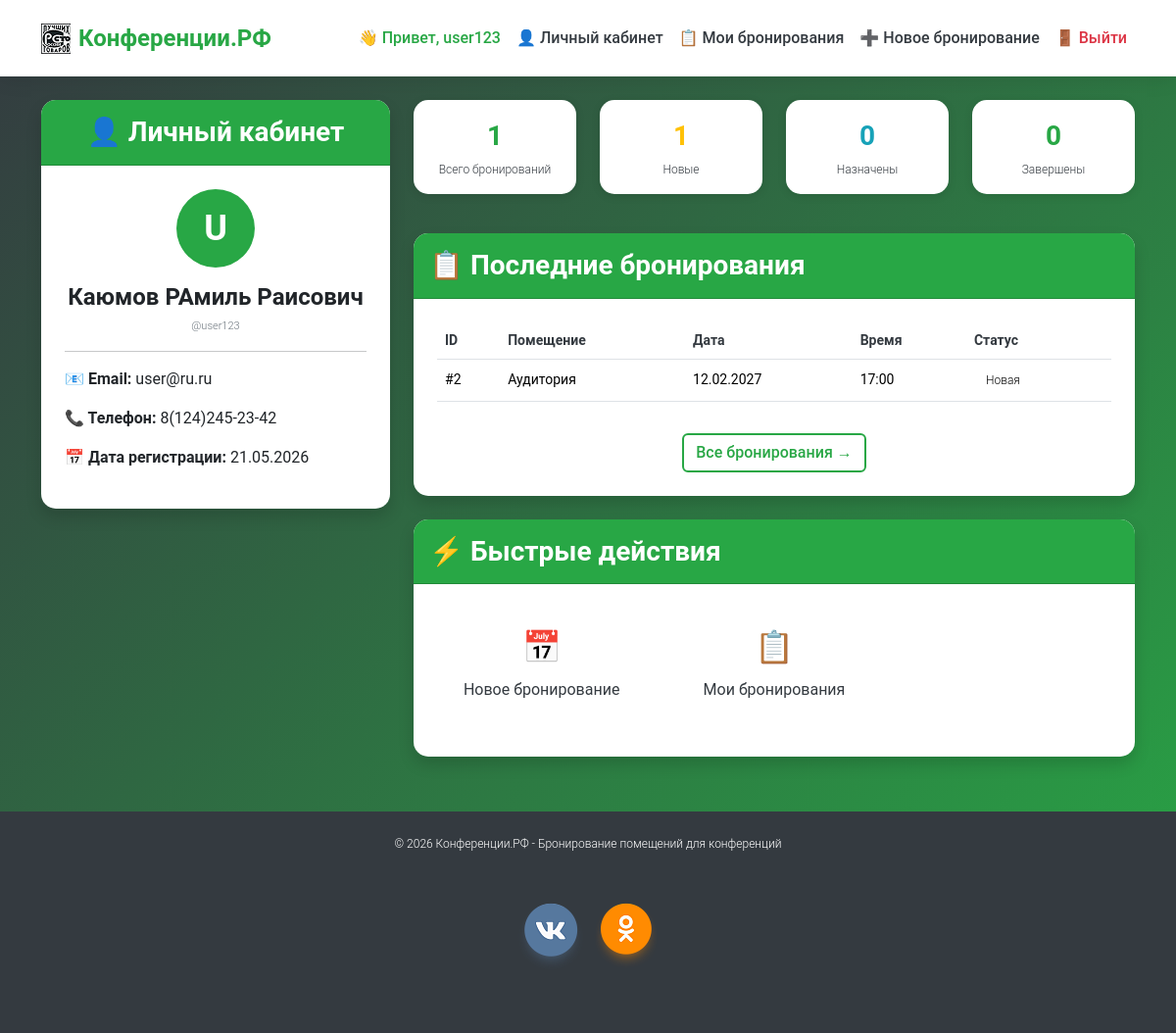
Screenshot of /profile/ (signed in) with the database file from the repository.
### proekt/models.py (models this page shows, shortened)
class UserProfile(models.Model):
    user = models.OneToOneField(User, on_delete=models.CASCADE, related_name='profile')
    phone = models.CharField(
        max_length=20,
        validators=[
            RegexValidator(
                regex=r'^8\(\d{3}\)\d{3}-\d{2}-\d{2}$',
                message='Телефон должен быть в формате: 8(XXX)XXX-XX-XX'
            )
        ]
    )
    full_name = models.CharField(
        max_length=200,
        validators=[
            RegexValidator(
                regex=r'^[А-Яа-яЁё\s]+$',
                message='ФИО должно содержать только буквы кириллицы и пробелы'
            )
        ]
    )
    created_at = models.DateTimeField(auto_now_add=True)

class Booking(models.Model):
    STATUS_CHOICES = [
        ('Новая', 'Новая'),
        ('Мероприятие назначено', 'Мероприятие назначено'),
        ('Мероприятие завершено', 'Мероприятие завершено'),
    ]
    PAYMENT_CHOICES = [
        ('наличными', 'Наличными'),
        ('перевод по номеру телефона', 'Перевод по номеру телефона'),
        ('банковская карта', 'Банковская карта'),
    ]
    user = models.ForeignKey(User, on_delete=models.CASCADE, related_name='bookings')
    hall = models.ForeignKey(Hall, on_delete=models.CASCADE, related_name='bookings')
    event_date = models.DateField(verbose_name='Дата проведения')
    start_time = models.TimeField(verbose_name='Время начала')
    duration_hours = models.IntegerField(default=2, verbose_name='Длительность (часы)')
    payment_method = models.CharField(max_length=50, choices=PAYMENT_CHOICES)
    status = models.CharField(max_length=50, choices=STATUS_CHOICES, default='Новая')
    created_at = models.DateTimeField(auto_now_add=True)
    updated_at = models.DateTimeField(auto_now=True)
    class Meta:
        ordering = ['-created_at']

class Hall(models.Model):
    HALL_CHOICES = [
        ('Аудитория', 'Аудитория'),
        ('Коворкинг', 'Коворкинг'),
        ('Кинозал', 'Кинозал'),
    ]
    name = models.CharField(max_length=50, choices=HALL_CHOICES, unique=True)
    capacity = models.IntegerField(verbose_name='Вместимость')
    description = models.TextField(blank=True)
    price_per_hour = models.DecimalField(max_digits=10, decimal_places=2, default=0)

### proekt/views.py (the view)
# urls.py: path('profile/', views.profile_view, name='profile'),
@login_required
def profile_view(request):
    try:
        user_profile = request.user.profile
    except UserProfile.DoesNotExist:
        user_profile = UserProfile.objects.create(
            user=request.user,
            full_name=request.user.get_full_name() or request.user.username,
            phone='8(000)000-00-00'
        )
    user_bookings = Booking.objects.filter(user=request.user)
    total_bookings = user_bookings.count()
    new_bookings = user_bookings.filter(status='Новая').count()
    scheduled_bookings = user_bookings.filter(status='Мероприятие назначено').count()
    completed_bookings = user_bookings.filter(status='Мероприятие завершено').count()
    recent_bookings = user_bookings[:5]
    context = {
        'user_profile': user_profile,
        'total_bookings': total_bookings,
        'new_bookings': new_bookings,
        'scheduled_bookings': scheduled_bookings,
        'completed_bookings': completed_bookings,
        'recent_bookings': recent_bookings,
    }
    return render(request, 'profile.html', context)

### templates/profile.html (shortened to what this page needs)
{% extends 'base.html' %}
{% load static %}
{% block content %}
<div class="row fade-in-up">
    <div class="col-md-4 mb-4">
        <div class="card shadow">
            <div class="card-header text-center">
                <h3 class="mb-0">👤 Личный кабинет</h3>
            </div>
            <div class="card-body text-center">
                <div class="profile-avatar mb-3">
                    <div class="avatar-circle">
                        {{ user.username|first|upper }}
                    </div>
                </div>
                <h4>{{ user_profile.full_name }}</h4>
                <p class="text-muted">@{{ user.username }}</p>
                <hr>
                <div class="text-start">
                    <p><strong>📧 Email:</strong> {{ user.email }}</p>
                    <p><strong>📞 Телефон:</strong> {{ user_profile.phone }}</p>
                    <p><strong>📅 Дата регистрации:</strong> {{ user.date_joined|date:"d.m.Y" }}</p>
                </div>
            </div>
        </div>
    </div>
    <div class="col-md-8">
        <div class="row mb-4">
            <div class="col-md-3 col-6 mb-3">
                <div class="stat-card">
                    <div class="stat-number">{{ total_bookings }}</div>
                    <div class="stat-label">Всего бронирований</div>
                </div>
            </div>
            <div class="col-md-3 col-6 mb-3">
                <div class="stat-card status-new">
                    <div class="stat-number">{{ new_bookings }}</div>
                    <div class="stat-label">Новые</div>
                </div>
            </div>
            <div class="col-md-3 col-6 mb-3">
                <div class="stat-card status-scheduled">
                    <div class="stat-number">{{ scheduled_bookings }}</div>
                    <div class="stat-label">Назначены</div>
                </div>
            </div>
            <div class="col-md-3 col-6 mb-3">
                <div class="stat-card status-completed">
                    <div class="stat-number">{{ completed_bookings }}</div>
                    <div class="stat-label">Завершены</div>
                </div>
            </div>
        </div>
        <div class="card shadow">
            <div class="card-header">
                <h3 class="mb-0">📋 Последние бронирования</h3>
            </div>
            <div class="card-body">
                {% if recent_bookings %}
                    <div class="table-responsive">
                        <table class="table table-hover">
                            <thead>
                                <tr>
                                    <th>ID</th>
                                    <th>Помещение</th>
                                    <th>Дата</th>
                                    <th>Время</th>
                                    <th>Статус</th>
                                </tr>
                            </thead>
                            <tbody>
                                {% for booking in recent_bookings %}
                                    <tr>
                                        <td>#{{ booking.id }}</td>
                                        <td>{{ booking.hall.name }}</td>
                                        <td>{{ booking.event_date|date:"d.m.Y" }}</td>
                                        <td>{{ booking.start_time|time:"H:i" }}</td>
                                        <td>
                                            <span class="booking-status status-{{ booking.status|slugify }}">
                                                {{ booking.status }}
                                            </span>
                                        </td>
                                    </tr>
                                {% endfor %}
                            </tbody>
                        </table>
                    </div>
                    <div class="text-center mt-3">
                        <a href="{% url 'bookings' %}" class="btn btn-outline-primary">Все бронирования →</a>
                    </div>
                {% else %}
                    <div class="text-center py-4">
                        <div class="display-4 mb-3">📭</div>
                        <p>У вас пока нет бронирований</p>
                        <a href="{% url 'create_booking' %}" class="btn btn-primary">Создать бронирование</a>
                    </div>
                {% endif %}
            </div>
        </div>
        <div class="card shadow mt-4">
            <div class="card-header">
                <h3 class="mb-0">⚡ Быстрые действия</h3>
            </div>
            <div class="card-body">
                <div class="row text-center">
                    <div class="col-md-4 mb-3">
                        <a href="{% url 'create_booking' %}" class="quick-action">
                            <div class="quick-icon">📅</div>
                            <div>Новое бронирование</div>
                        </a>
                    </div>
                    <div class="col-md-4 mb-3">
                        <a href="{% url 'bookings' %}" class="quick-action">
                            <div class="quick-icon">📋</div>
                            <div>Мои бронирования</div>
                        </a>
                    </div>
                </div>
            </div>
        </div>
    </div>
</div>
{% endblock %}

### templates/base.html (shortened to what this page needs)
<!DOCTYPE html>
<html lang="ru">
<head>
     {% load django_bootstrap5 %}
     {% bootstrap_css %}
    {% load static %}
    <link rel="stylesheet" href="{% static 'style/style.css' %}">
</head>
<body>
    <nav class="navbar navbar-expand-lg">
        <div class="container">
            <a class="navbar-brand" href="{% url 'index' %}">
                <img src="{% static 'media/quality_icon10.png' %}" alt="">
                <span class="brand-text">Конференции.РФ</span>
            </a>
            <div class="collapse navbar-collapse" id="navbarNav">
                <ul class="navbar-nav ms-auto">
                    {% if user.is_authenticated %}
                        <li class="nav-item"><span class="nav-link user-greeting">👋 Привет, {{ user.username }}</span></li>
                        <li class="nav-item"><a class="nav-link" href="{% url 'profile' %}">👤 Личный кабинет</a></li>
                        <li class="nav-item"><a class="nav-link" href="{% url 'bookings' %}">📋 Мои бронирования</a></li>
                        <li class="nav-item"><a class="nav-link" href="{% url 'create_booking' %}">➕ Новое бронирование</a></li>
                        <li class="nav-item"><a class="nav-link logout-btn" href="{% url 'logout' %}">🚪 Выйти</a></li>
                    {% else %}
                        <li class="nav-item"><a class="nav-link" href="{% url 'login' %}">🔐 Вход</a></li>
                        <li class="nav-item"><a class="nav-link" href="{% url 'register' %}">📝 Регистрация</a></li>
                    {% endif %}
                </ul>
            </div>
        </div>
    </nav>
    <main class="container my-4">
        {% block content %}{% endblock %}
    </main>
    <footer>
        <div class="container">
            <p>&copy; 2026 Конференции.РФ - Бронирование помещений для конференций</p>
            <img src="{% static 'media/soc.png' %}" alt="социальные сети">
        </div>
    </footer>
</body>
</html>

### static/style/style.css (style rules this page uses)
* { margin: 0; padding: 0; box-sizing: border-box; }
body { font-family: 'Roboto', sans-serif; background: linear-gradient(135deg, #343A40 0%, #28A745 100%); min-height: 100vh; font-size: 16px; font-weight: 400; color: #343A40; line-height: 1.5; }
.navbar { background: #FFFFFF !important; box-shadow: 0 2px 20px rgba(0,0,0,0.1); padding: 1rem 0; }
.navbar-brand { display: flex; align-items: center; gap: 0.5rem; font-size: 1.5rem; font-weight: 700; color: #28A745 !important; text-decoration: none; transition: transform 0.3s; }
.brand-text { font-weight: 700; }
.nav-link { color: #343A40 !important; font-weight: 500; transition: color 0.3s; padding: 0.5rem 1rem; border-radius: 8px; }
.user-greeting { color: #28A745 !important; font-weight: 500; }
.logout-btn { color: #dc3545 !important; }
h3, h4, h5, h6 { font-weight: 600; }
.booking-status { display: inline-block; padding: 0.25rem 0.75rem; border-radius: 20px; font-size: 12px; font-weight: 300; }
.btn-outline-primary { border: 2px solid #28A745 !important; color: #28A745 !important; background: transparent; font-weight: 500; }
footer { background: #343A40; color: #FFFFFF; text-align: center; padding: 2rem; margin-top: 3rem; }
footer p { font-size: 12px; font-weight: 300; margin: 0; }
.fade-in-up { animation: fadeInUp 0.6s ease; }
.card { border: none; border-radius: 15px; overflow: hidden; background: #FFFFFF; }
.card-header { background: #28A745; color: white; font-weight: 600; padding: 1rem; font-size: 16px; }
.card-body { padding: 1.5rem; }
.text-muted { color: #6c757d !important; font-size: 12px; font-weight: 300; }
.avatar-circle { width: 80px; height: 80px; background: #28A745; border-radius: 50%; display: flex; align-items: center; justify-content: center; margin: 0 auto; font-size: 36px; font-weight: 700; color: white; }
.stat-card { background: #FFFFFF; border-radius: 15px; padding: 1rem; text-align: center; box-shadow: 0 2px 10px rgba(0,0,0,0.1); transition: transform 0.3s; }
.stat-number { font-size: 28px; font-weight: 700; color: #28A745; }
.stat-label { font-size: 12px; font-weight: 300; color: #343A40; margin-top: 0.25rem; }
.status-new .stat-number { color: #ffc107; }
.status-scheduled .stat-number { color: #17a2b8; }
.status-completed .stat-number { color: #28A745; }
.quick-action { text-decoration: none; color: #343A40; display: block; padding: 1rem; border-radius: 10px; transition: all 0.3s; }
.quick-icon { font-size: 2rem; margin-bottom: 0.5rem; }
.table th { font-size: 14px; font-weight: 600; color: #343A40; }
.table td { font-size: 14px; font-weight: 400; vertical-align: middle; }
html, body { height: 100%; margin: 0; padding: 0; }
body { display: flex; flex-direction: column; min-height: 100vh; }
main { flex: 1 0 auto; }
footer { flex-shrink: 0; background: #343A40; color: #FFFFFF; text-align: center; padding: 1.5rem; margin-top: 2rem; }
.text-muted { font-size: 11px; margin-top: 0.25rem; display: block; }

### rows the page displays
UserProfile: full_name "Каюмов РАмиль Раисович", phone "8(124)245-23-42"
Booking: id "2", hall.name "Аудитория", event_date "12.02.2027", start_time "17:00", status "Новая"

### other values shown
{{ user.username }} "user123"
{{ user.username|first|upper }} "U"
{{ user.email }} "user@ru.ru"
{{ user.date_joined|date:"d.m.Y" }} "21.05.2026"
{{ total_bookings }} "1"
{{ new_bookings }} "1"
{{ scheduled_bookings }} "0"
{{ completed_bookings }} "0"
